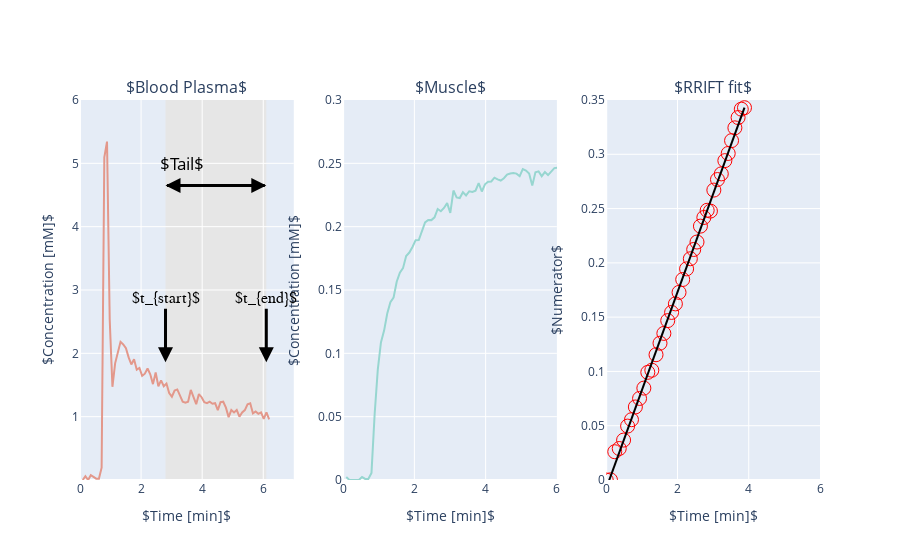

The notebook cell saved with this chart:
### Code cell
%get t --from MATLAB
%get Cp --from MATLAB

%get Crr --from MATLAB

%get denum --from MATLAB
%get num --from MATLAB

%get t --from MATLAB
%get Cp --from MATLAB

%get Crr --from MATLAB

%get denum --from MATLAB
%get num --from MATLAB



fig = make_subplots(rows=1, cols=3, 
                    subplot_titles=(r'$Blood Plasma$', r'$Muscle$', r'$RRIFT fit$'))





# First subplot




fig.append_trace(go.Scatter(
        x=t,
        y=Cp,
        showlegend=False,
        line_color='#e3988b',
    ),row=1, col=1)


# TODO: Make this text stay in one place when zooming in and out??

fig.add_vrect(
    x0=2.8, x1=6.1, fillcolor='#e6e6e6', layer='below', line_width=0,
    annotation=dict(text=r"$Tail$", xanchor="right", yanchor="top", showarrow=False, xshift=-60, yshift=-50, font=dict(size=17, color='black'))
)

# Prettier but doesn't stay in one place

# fig.add_vrect(
#     x0=2.8, x1=6.1, fillcolor='#e6e6e6', layer='below', line_width=0,
#     annotation=dict(text=r"$t_{start}$", xanchor="right", yanchor="top", showarrow=False, xshift=-125, yshift=-110, font=dict(size=17, color='black'))
# )

# fig.add_vrect(
#     x0=2.8, x1=6.1, fillcolor='#e6e6e6', layer='below', line_width=0,
#     annotation=dict(text=r"$t_{end}$", xref='x', axref='x', yref='y', ayref='y', xanchor="right", yanchor="top", showarrow=False, xshift=-5, yshift=-110, font=dict(size=17, color='black'))
# )



fig.add_annotation(
        x=2.8,
        y=4.65,
        ax=6.1,
        ay=4.65,
        xref='x',
        yref='y',
        axref='x',
        ayref='y',
        text="",
        showarrow=True,
        align="right",
        arrowhead=2,
        arrowsize=1,
        arrowwidth=3,
        arrowcolor="black",
         row=1, col=1
        )

fig.add_annotation(
        x=6.1,
        y=4.65,
        ax=2.8,
        ay=4.65,
        xref='x',
        yref='y',
        axref='x',
        ayref='y',
        text="",
        showarrow=True,
        align="right",
        arrowhead=2,
        arrowsize=1,
        arrowwidth=3,
        arrowcolor="black",
         row=1, col=1
        )

fig.add_annotation(
        x=2.8,
        y=2.65,
        ax=2.8,
        ay=3.65,
        xref='x',
        yref='y',
        axref='x',
        ayref='y',
        yshift=-50,
        text=r'$t_{start}$',
        showarrow=True,
        font=dict(
            family="Courier New, monospace",
            size=16,
            color="black"
            ),
        arrowhead=2,
        arrowsize=1,
        arrowwidth=3,
        arrowcolor="black",
         row=1, col=1
        )

fig.add_annotation(
        x=6.1,
        y=2.65,
        ax=6.1,
        ay=3.65,
        xref='x',
        yref='y',
        axref='x',
        ayref='y',
        yshift=-50,
        text=r'$t_{end}$',
        showarrow=True,
        font=dict(
            family="Courier New, monospace",
            size=16,
            color="black"
            ),
        align="right",
        arrowhead=2,
        arrowsize=1,
        arrowwidth=3,
        arrowcolor="black",
         row=1, col=1
        )



# Second subplot 




fig.append_trace(go.Scatter(
        x=t,
        y=Crr,
        showlegend=False,
        line_color='#97d6d0',
    ),row=1, col=2)



# Third subplot

line_fit = sm.OLS(num ,sm.add_constant(denum)).fit().fittedvalues


fig.append_trace(go.Scatter(x=denum, 
                         y=num, 
                         mode='markers',
                         marker_symbol="circle-open", 
                         marker_size=14, 
                         marker_color='red', showlegend=False), row=1, col=3)
fig.append_trace(go.Scatter(x=denum, 
                         y=line_fit, 
                         mode='lines',
                         line_color="black", showlegend=False), row=1, col=3)







fig.update_yaxes(title_text=r'$Concentration [mM]$',
                 range=[0, 6], 
                 tickvals=[1, 2, 3, 4, 5, 6],
                 row=1, col=1)
fig.update_yaxes(title_text=r'$Concentration [mM]$',
                 range=[0, 0.30], 
                 tickvals=[0, 0.05, 0.10, 0.15, 0.20, 0.25, 0.30],
                 row=1, col=2)
fig.update_yaxes(title_text=r'$Numerator$',
                 range=[0, 0.35], 
                 tickvals=[0, 0.05, 0.10, 0.15, 0.20, 0.25, 0.30, 0.35],
                 row=1, col=3)



fig.update_xaxes(title_text=r'$Time [min]$',
                 range=[0, 7], 
                 tickvals=[0, 2, 4, 6],
                 row=1, col=1)
fig.update_xaxes(title_text=r'$Time [min]$',
                 range=[0, 6], 
                 tickvals=[0, 2, 4, 6],
                 row=1, col=2)
fig.update_xaxes(title_text=r'$Time [min]$',
                 range=[0, 6], 
                 tickvals=[0, 2, 4, 6],
                 row=1, col=3)








fig.show()

### Figure 1 — Plotly figure (JSON) as saved in the notebook; plotly's stock layout.template omitted (floating-point values rounded to 4 significant figures)
{"data": [{"line": {"color": "#e3988b"}, "showlegend": false, "type": "scatter", "x": [0.08848, 0.177, 0.2654, 0.3539, 0.4424, 0.5309, 0.6194, 0.7079, 0.7964, 0.8848, 0.9733, 1.062, 1.15, 1.239, 1.327, 1.416, 1.504, 1.593, 1.681, 1.77, 1.858, 1.947, 2.035, 2.124, 2.212, 2.301, 2.389, 2.478, 2.566, 2.655, 2.743, 2.831, 2.92, 3.008, 3.097, 3.185, 3.274, 3.362, 3.451, 3.539, 3.628, 3.716, 3.805, 3.893, 3.982, 4.07, 4.159, 4.247, 4.336, 4.424, 4.513, 4.601, 4.69, 4.778, 4.867, 4.955, 5.044, 5.132, 5.221, 5.309, 5.397, 5.486, 5.574, 5.663, 5.751, 5.84, 5.928, 6.017, 6.105, 6.194], "xaxis": "x", "y": [0, 0.05936, 0, 0.07587, 0.04841, 0.0212, 0.0212, 0.1941, 5.095, 5.344, 2.528, 1.472, 1.842, 2.013, 2.181, 2.141, 2.081, 1.936, 1.824, 1.908, 1.742, 1.769, 1.644, 1.679, 1.76, 1.67, 1.514, 1.697, 1.48, 1.574, 1.48, 1.522, 1.372, 1.315, 1.413, 1.43, 1.323, 1.236, 1.22, 1.236, 1.422, 1.307, 1.197, 1.356, 1.307, 1.228, 1.212, 1.236, 1.204, 1.212, 1.104, 1.228, 1.236, 1.143, 0.9925, 1.104, 1.067, 1.104, 0.9999, 1.067, 1.104, 1.197, 1.212, 1.052, 1.082, 1.044, 1.067, 0.9633, 1.067, 0.956], "yaxis": "y"}, {"line": {"color": "#97d6d0"}, "showlegend": false, "type": "scatter", "x": [0.08848, 0.177, 0.2654, 0.3539, 0.4424, 0.5309, 0.6194, 0.7079, 0.7964, 0.8848, 0.9733, 1.062, 1.15, 1.239, 1.327, 1.416, 1.504, 1.593, 1.681, 1.77, 1.858, 1.947, 2.035, 2.124, 2.212, 2.301, 2.389, 2.478, 2.566, 2.655, 2.743, 2.831, 2.92, 3.008, 3.097, 3.185, 3.274, 3.362, 3.451, 3.539, 3.628, 3.716, 3.805, 3.893, 3.982, 4.07, 4.159, 4.247, 4.336, 4.424, 4.513, 4.601, 4.69, 4.778, 4.867, 4.955, 5.044, 5.132, 5.221, 5.309, 5.397, 5.486, 5.574, 5.663, 5.751, 5.84, 5.928, 6.017, 6.105, 6.194], "xaxis": "x2", "y": [0.002288, 0, 0, 0, 0, 0.002333, 0.0008574, 0.0008231, 0.005593, 0.05193, 0.08716, 0.1086, 0.118, 0.1314, 0.1403, 0.144, 0.1565, 0.1637, 0.1673, 0.1769, 0.1796, 0.184, 0.1893, 0.1895, 0.1963, 0.2034, 0.2053, 0.2052, 0.2074, 0.2139, 0.2122, 0.2148, 0.2186, 0.2108, 0.2285, 0.2231, 0.2226, 0.2272, 0.2246, 0.228, 0.2274, 0.2284, 0.2344, 0.2278, 0.2335, 0.2354, 0.2357, 0.2387, 0.2374, 0.2364, 0.2382, 0.2412, 0.242, 0.2424, 0.2419, 0.2398, 0.2455, 0.2443, 0.242, 0.2324, 0.2429, 0.2436, 0.2399, 0.2431, 0.2407, 0.2436, 0.2462, 0.2466, 0.2452, 0.2376], "yaxis": "y2"}, {"marker": {"color": "red", "size": 14, "symbol": "circle-open"}, "mode": "markers", "showlegend": false, "type": "scatter", "x": [0, 0.1189, 0.2396, 0.3654, 0.4872, 0.6005, 0.7091, 0.8178, 0.9354, 1.056, 1.167, 1.28, 1.398, 1.51, 1.618, 1.726, 1.834, 1.941, 2.043, 2.147, 2.256, 2.361, 2.455, 2.548, 2.644, 2.74, 2.833, 2.925, 3.021, 3.123, 3.229, 3.329, 3.424, 3.518, 3.611, 3.701, 3.791, 3.88], "xaxis": "x3", "y": [0, 0.0001782, 0.02604, 0.029, 0.03676, 0.04966, 0.05554, 0.06725, 0.07513, 0.08464, 0.09915, 0.1011, 0.1154, 0.126, 0.135, 0.1468, 0.1543, 0.1622, 0.1728, 0.1847, 0.1945, 0.2038, 0.2123, 0.2192, 0.2338, 0.2418, 0.2484, 0.2477, 0.267, 0.2768, 0.282, 0.2941, 0.3008, 0.3126, 0.3244, 0.3338, 0.3416, 0.3429], "yaxis": "y3"}, {"line": {"color": "black"}, "mode": "lines", "showlegend": false, "type": "scatter", "x": [0, 0.1189, 0.2396, 0.3654, 0.4872, 0.6005, 0.7091, 0.8178, 0.9354, 1.056, 1.167, 1.28, 1.398, 1.51, 1.618, 1.726, 1.834, 1.941, 2.043, 2.147, 2.256, 2.361, 2.455, 2.548, 2.644, 2.74, 2.833, 2.925, 3.021, 3.123, 3.229, 3.329, 3.424, 3.518, 3.611, 3.701, 3.791, 3.88], "xaxis": "x3", "y": [-0.007776, 0.002972, 0.01388, 0.02525, 0.03626, 0.0465, 0.05632, 0.06614, 0.07677, 0.08768, 0.0977, 0.1079, 0.1186, 0.1287, 0.1385, 0.1482, 0.158, 0.1677, 0.1769, 0.1863, 0.1961, 0.2056, 0.2142, 0.2225, 0.2312, 0.2399, 0.2483, 0.2566, 0.2653, 0.2745, 0.2841, 0.2932, 0.3017, 0.3102, 0.3186, 0.3268, 0.3349, 0.343], "yaxis": "y3"}], "layout": {"annotations": [{"font": {"size": 16}, "showarrow": false, "text": "$Blood Plasma$", "x": 0.1444, "xanchor": "center", "xref": "paper", "y": 1, "yanchor": "bottom", "yref": "paper"}, {"font": {"size": 16}, "showarrow": false, "text": "$Muscle$", "x": 0.5, "xanchor": "center", "xref": "paper", "y": 1, "yanchor": "bottom", "yref": "paper"}, {"font": {"size": 16}, "showarrow": false, "text": "$RRIFT fit$", "x": 0.8556, "xanchor": "center", "xref": "paper", "y": 1, "yanchor": "bottom", "yref": "paper"}, {"font": {"color": "black", "size": 17}, "showarrow": false, "text": "$Tail$", "x": 6.1, "xanchor": "right", "xref": "x", "xshift": -60, "y": 1, "yanchor": "top", "yref": "y domain", "yshift": -50}, {"align": "right", "arrowcolor": "black", "arrowhead": 2, "arrowsize": 1, "arrowwidth": 3, "ax": 6.1, "axref": "x", "ay": 4.65, "ayref": "y", "showarrow": true, "text": "", "x": 2.8, "xref": "x", "y": 4.65, "yref": "y"}, {"align": "right", "arrowcolor": "black", "arrowhead": 2, "arrowsize": 1, "arrowwidth": 3, "ax": 2.8, "axref": "x", "ay": 4.65, "ayref": "y", "showarrow": true, "text": "", "x": 6.1, "xref": "x", "y": 4.65, "yref": "y"}, {"arrowcolor": "black", "arrowhead": 2, "arrowsize": 1, "arrowwidth": 3, "ax": 2.8, "axref": "x", "ay": 3.65, "ayref": "y", "font": {"color": "black", "family": "Courier New, monospace", "size": 16}, "showarrow": true, "text": "$t_{start}$", "x": 2.8, "xref": "x", "y": 2.65, "yref": "y", "yshift": -50}, {"align": "right", "arrowcolor": "black", "arrowhead": 2, "arrowsize": 1, "arrowwidth": 3, "ax": 6.1, "axref": "x", "ay": 3.65, "ayref": "y", "font": {"color": "black", "family": "Courier New, monospace", "size": 16}, "showarrow": true, "text": "$t_{end}$", "x": 6.1, "xref": "x", "y": 2.65, "yref": "y", "yshift": -50}], "shapes": [{"fillcolor": "#e6e6e6", "layer": "below", "line": {"width": 0}, "type": "rect", "x0": 2.8, "x1": 6.1, "xref": "x", "y0": 0, "y1": 1, "yref": "y domain"}], "xaxis": {"anchor": "y", "domain": [0, 0.2889], "range": [0, 7], "tickvals": [0, 2, 4, 6], "title": {"text": "$Time [min]$"}}, "xaxis2": {"anchor": "y2", "domain": [0.3556, 0.6444], "range": [0, 6], "tickvals": [0, 2, 4, 6], "title": {"text": "$Time [min]$"}}, "xaxis3": {"anchor": "y3", "domain": [0.7111, 1], "range": [0, 6], "tickvals": [0, 2, 4, 6], "title": {"text": "$Time [min]$"}}, "yaxis": {"anchor": "x", "domain": [0, 1], "range": [0, 6], "tickvals": [1, 2, 3, 4, 5, 6], "title": {"text": "$Concentration [mM]$"}}, "yaxis2": {"anchor": "x2", "domain": [0, 1], "range": [0, 0.3], "tickvals": [0, 0.05, 0.1, 0.15, 0.2, 0.25, 0.3], "title": {"text": "$Concentration [mM]$"}}, "yaxis3": {"anchor": "x3", "domain": [0, 1], "range": [0, 0.35], "tickvals": [0, 0.05, 0.1, 0.15, 0.2, 0.25, 0.3, 0.35], "title": {"text": "$Numerator$"}}}}
